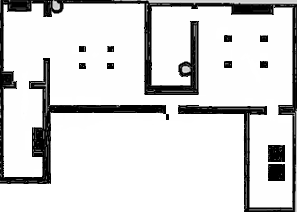
%> input picture Project_2/house_map_full1.png, 297 x 212 px
$ octave main_proj2_maps.m   (GNU Octave 9; MATLAB toolbox functions it lacks are replaced by stand-ins)
%> lines starting %> are read from the running program, lines starting %| are printed output that depends on the picture; in (x1, y1, x2, y2) boxes, pixels count from 0 and x2, y2 are one past the last pixel; in counts of white or black regions, pixels touching at a corner belong together; the program's own positions count from 1
### Project_1/node_to_coords.m
function [i, j] = node_to_coords(node, rows, BW)
    [i, j] = ind2sub([rows, size(BW,2)], node);
end

### Project_2/aStar_optimized.m
function [path, dist_to_goal, nodes_explored, nodes] = aStar_optimized(adjacency_list, start, goal, goal_pos, total_nodes, rows, BW)

    g = inf(total_nodes, 1); % cost matrix
    pre = zeros(total_nodes, 1);  % previous node
    visited = false(total_nodes, 1);  % avoid already explored nodes

    g(start) = 0;

    [start_x, start_y] = node_to_coords(start, rows, BW);
    h_start = sqrt((start_x - goal_pos(1))^2 + (start_y - goal_pos(2))^2);
    fq = [h_start, start]; % frontier queue

    nodes_explored = 0;
    nodes = start;

    % continue untill frontier queue is full
    while ~isempty(fq)
        [~, min_idx] = min(fq(:, 1));
        act_node = fq(min_idx, 2);
        [cn_x, cn_y] = node_to_coords(act_node, rows, BW);

        fq(min_idx, :) = [];

        % avoid already visited nodes
        if visited(act_node)
            continue;
        end
        visited(act_node) = true;

        nodes_explored = nodes_explored + 1;
        nodes = [nodes; act_node];

        if act_node == goal
            break;
        end

        neighbors = adjacency_list{act_node};

        % evaluation each neighbours
        for nn = neighbors
            if visited(nn)
                continue;
            end

            [nx, ny] = node_to_coords(nn, rows, BW);
            step_cost = sqrt((nx - cn_x)^2 + (ny - cn_y)^2);
            tentative_g = g(act_node) + step_cost;

            % if better cost, update
            if tentative_g < g(nn)
                g(nn) = tentative_g;
                h = sqrt((nx - goal_pos(1))^2 + (ny - goal_pos(2))^2);
                f = tentative_g + h;
                pre(nn) = act_node;
                fq = [fq; f, nn];
            end
        end
    end

    dist_to_goal = g(goal);

    if isinf(dist_to_goal)
        path = [];
        return;
    end

    path = goal;
    current = goal;

    while current ~= start
        current = pre(current);
        path = [current, path];
    end

end

### Project_2/plot_map2.m
function plot_map2(BW,rows,cols)

    colormap([0 0 0; 1 1 1]);
    imagesc(BW);
    axis equal;
    axis xy;
    grid on;
    xlabel('Column (j)');
    ylabel('Row (i)');
    xlim([0 cols]);
    ylim([0 rows]);
    set(gca, 'YDir', 'reverse')
end

### Project_2/main_proj2_maps.m
clc
clear
close all

map_rgb = imread('house_map_full1.png');
%> map_rgb is the input picture: size 212x297x3 uint8; min 0, max 255, mean 215.5
BW = im2bw(map_rgb, 0.95);
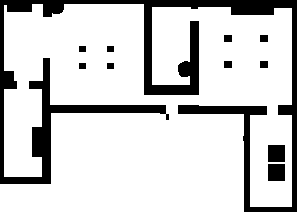
%> BW: size 212x297 logical; 81.5% white; 11 black regions, largest, box (x1, y1, x2, y2) and area: (0, 0, 297, 212) 10691, (268, 145, 285, 162) 289, (268, 164, 285, 181) 289

res = 0.05;
rows = size(BW, 1);
%> rows = 212
cols = size(BW, 2);
%> cols = 297
total_nodes = rows * cols;
%> total_nodes = 62964

free_nodes = find(BW == 1);
%> free_nodes = 51303 values from 185 to 61899
num_free = length(free_nodes);
%> num_free = 51303

adjacency_list = cell(total_nodes, 1);
directions = [-1, 0; 1, 0; 0, -1; 0, 1; 1 1; 1 -1; -1 1; -1 -1];

for idx = 1:length(free_nodes)
    node = free_nodes(idx);
    [i, j] = ind2sub([rows, cols], node);

    neighbors = [];
    for d = 1:size(directions, 1)
        ni = i + directions(d, 1);
        nj = j + directions(d, 2);

        if ni >= 1 && ni <= rows && nj >= 1 && nj <= cols
            % save only effective neighbours
            if BW(ni, nj) == 1
                nn = sub2ind([rows, cols], ni, nj);
                neighbors = [neighbors, nn];
            end
        end
    end
    % for each free node there is a cell with neighbours
    adjacency_list{node} = neighbors;
end
%> this loop made 51303 passes
%> (node, i, j) on passes 1 to 3: (185, 185, 1), (186, 186, 1), (187, 187, 1)
%> after the loop, adjacency_list = 62964 items; nn = 61686

%% PATHS
spawn = [119,110];
pairs = {
    spawn,   [163,280];
    [163, 281], [82 184]
    [82, 183], [57 97]
    [57 96], [164 38]};

path_x=[];
path_y=[];
trajectory.n=zeros(size(pairs,1),1);

for jj = 1:size(pairs, 1)
    start_pos = pairs{jj, 1};
    goal_pos = pairs{jj, 2};
    start = sub2ind([rows, cols], start_pos(1), start_pos(2));
    goal = sub2ind([rows, cols], goal_pos(1), goal_pos(2));

    tic;

    % A*
%> (the run ends here)
